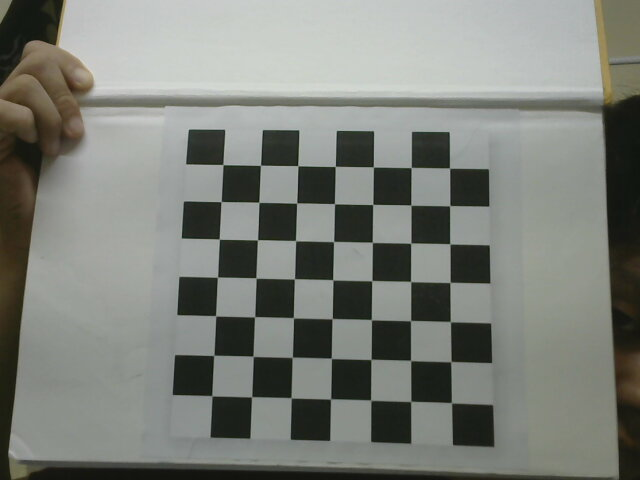
#> input picture Augmata_Mk2/calib_images/img01.jpg, 640 x 480 px; its folder holds only this picture in this run
$ python camera_calib.py
#> lines starting #> are read from the running program, lines starting #| are printed output that depends on the picture; after the words box and inside, x2 and y2 are one past the last pixel; in counts of white or black regions, pixels touching at a corner belong together
#By njanuridh - github - https://github.com/njanirudh/Aruco_Tracker/blob/master/
import numpy as np
import cv2
import glob


WAIT_TIME = 10
# termination criteria
criteria = (cv2.TERM_CRITERIA_EPS + cv2.TERM_CRITERIA_MAX_ITER, 30, 0.001)

# prepare object points, like (0,0,0), (1,0,0), (2,0,0) ....,(6,5,0)
objp = np.zeros((6*7,3), np.float32)
objp[:,:2] = np.mgrid[0:7,0:6].T.reshape(-1,2)

# Arrays to store object points and image points from all the images.
objpoints = [] # 3d point in real world space
imgpoints = [] # 2d points in image plane.

images = glob.glob('calib_images/*.jpg')

for fname in images:
    img = cv2.imread(fname)
#> img is the input picture: shape (480, 640, 3); mean B, G, R 121.2, 127.7, 124.6
    gray = cv2.cvtColor(img,cv2.COLOR_BGR2GRAY)
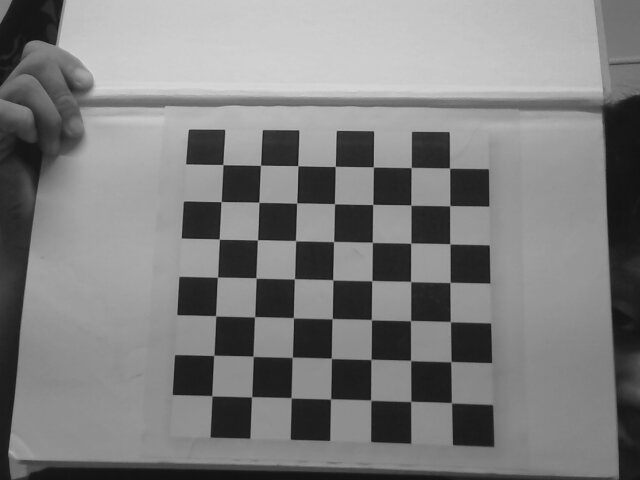
#> gray: shape (480, 640); min 16, max 215, mean 126.1

    # Find the chess board corners
    ret, corners = cv2.findChessboardCorners(gray, (7,6),None)
#> ret = True; corners = 42 rows, first 8: [411.1, 167.5], [410.7, 205], [410.6, 243.1], [410.7, 281.4], [410.6, 320.4], [410.3, 360.4], [411.2, 401.3], [373.3, 166.9]

    # If found, add object points, image points (after refining them)
    if ret == True:
        objpoints.append(objp)

        corners2 = cv2.cornerSubPix(gray,corners,(11,11),(-1,-1),criteria)
#> corners2 = 42 rows, first 8: [411.2, 167.5], [410.9, 205.1], [410.8, 243.1], [410.6, 281.5], [410.5, 320.6], [410.6, 360.5], [410.8, 401.4], [373.4, 166.9]
        imgpoints.append(corners2)

        # Draw and display the corners
        img = cv2.drawChessboardCorners(img, (7,6), corners2,ret)
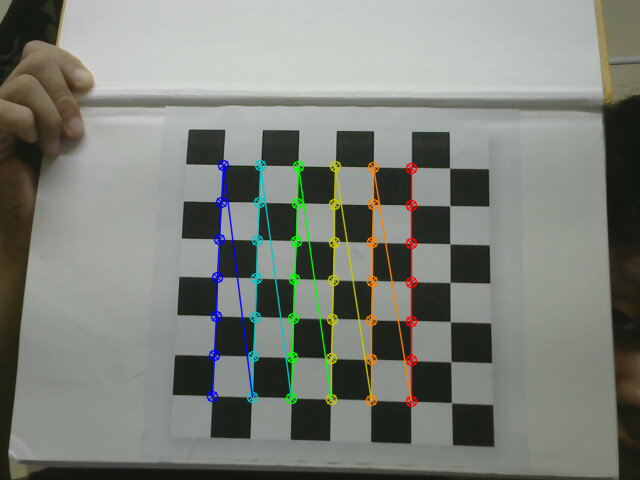
#> img: shape (480, 640, 3); 3.56% of pixels changed, all inside (x1, y1, x2, y2) = (206, 159, 418, 408)
        cv2.imshow('img',img)
        cv2.waitKey(WAIT_TIME)

cv2.destroyAllWindows()
ret, mtx, dist, rvecs, tvecs = cv2.calibrateCamera(objpoints, imgpoints, gray.shape[::-1],None,None)
#> ret = 0.149; mtx = [[413.4, 0, 340], [0, 410.1, 219.7], [0, 0, 1]]; dist = [[-0.0199, 0.314, -0.00719, 0.00519, -0.571]]; rvecs = ([-0.0706, 0.0887, 1.59],); tvecs = ([1.88, -1.38, 10.93],)

"""
print (mtx)
data = {"camera_matrix": mtx.tolist(), "dist_coeff": dist.tolist()}
fname = "calib_images/data.yaml"
with open(fname, "w") as f:
    yaml.dump(data, f)
print("Calibration Successful ! Written values to a file !")
"""

cv_file = cv2.FileStorage("test.yaml", cv2.FILE_STORAGE_WRITE)
cv_file.write("camera_matrix", mtx)
cv_file.write("dist_coeff", dist)
# note you *release* you don't close() a FileStorage object
cv_file.release()

$ run again, on Augmata_Mk2/calib_images/img05.jpg
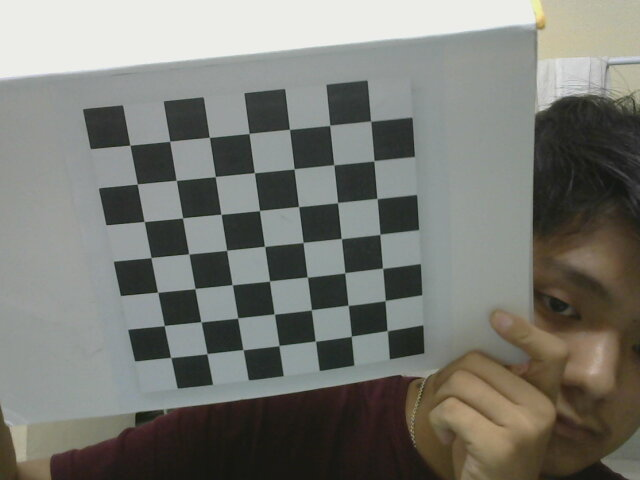
#> input picture Augmata_Mk2/calib_images/img05.jpg, 640 x 480 px
#> img is the input picture: shape (480, 640, 3); mean B, G, R 114.1, 120.6, 120
#> `gray = cv2.cvtColor(img,cv2.COLOR_BGR2GRAY)`:
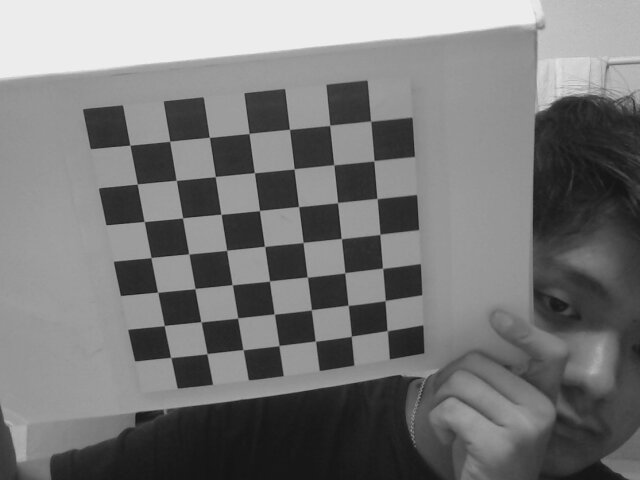
#> gray: shape (480, 640); min 16, max 241, mean 119.7
#> `ret, corners = cv2.findChessboardCorners(gray, (7,6),None)`: ret = True; corners = 42 rows, first 8: [329.5, 125.4], [333.2, 165.4], [337.7, 203], [341.4, 238.3], [344.4, 272.7], [347.9, 305.3], [350.9, 336.2], [289.4, 129.2]
#> corners2 = 42 rows, first 8: [329.7, 125.3], [333.7, 164.8], [337.6, 202.6], [341.3, 238.6], [344.8, 272.8], [348.2, 305.3], [351.3, 336.3], [289.5, 129.4]
#> `img = cv2.drawChessboardCorners(img, (7,6), corners2,ret)`:
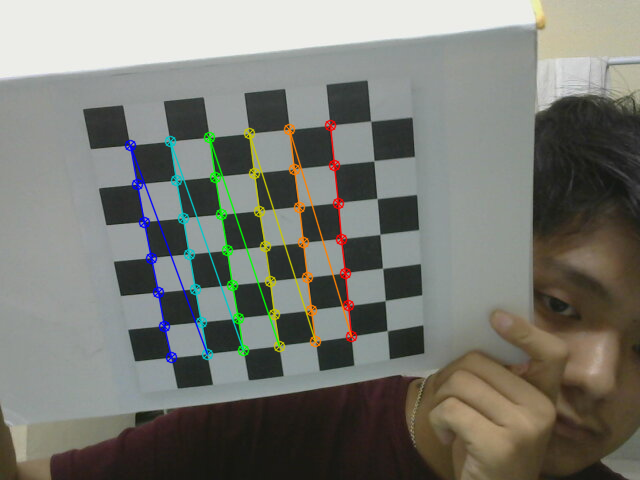
#> img: shape (480, 640, 3); 3.36% of pixels changed, all inside (x1, y1, x2, y2) = (124, 119, 358, 364)
#> `ret, mtx, dist, rvecs, tvecs = cv2.calibrateCamera(objpoints, imgpoint..`: ret = 0.387; mtx = [[720.2, 0, 348.5], [0, 661.7, 282.7], [0, 0, 1]]; dist = [[0.527, -6.31, -0.0481, 0.0399, 22.26]]; rvecs = ([0.0834, -0.29, 1.45],); tvecs = ([-0.488, -4.15, 18.23],)

$ run again, on Augmata_Mk2/calib_images/img02.jpg
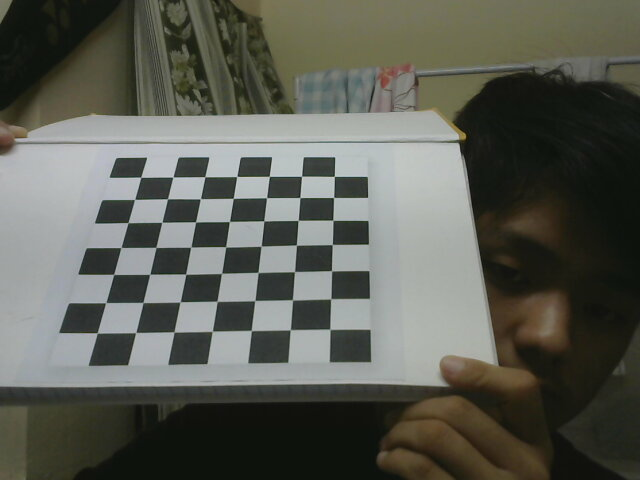
#> input picture Augmata_Mk2/calib_images/img02.jpg, 640 x 480 px
#> img is the input picture: shape (480, 640, 3); mean B, G, R 84.5, 93.1, 91.2
#> `gray = cv2.cvtColor(img,cv2.COLOR_BGR2GRAY)`:
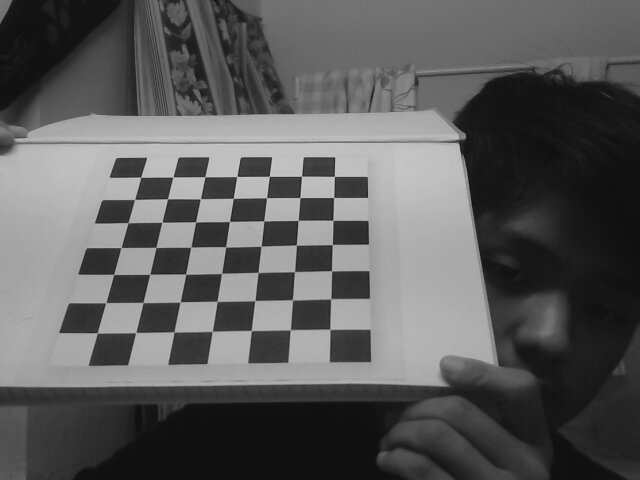
#> gray: shape (480, 640); min 12, max 205, mean 91.6
#> `ret, corners = cv2.findChessboardCorners(gray, (7,6),None)`: ret = True; corners = 42 rows, first 8: [301.5, 176.2], [300, 197.4], [297.9, 220.5], [296.4, 244.9], [294.2, 272], [292.2, 299.7], [289.9, 330], [269.3, 176.3]
#> corners2 = 42 rows, first 8: [301.5, 176.3], [299.9, 197.6], [298.1, 220.4], [296.4, 245.1], [294.5, 271.6], [292.5, 299.8], [290.3, 329.7], [269.3, 176.4]
#> `img = cv2.drawChessboardCorners(img, (7,6), corners2,ret)`:
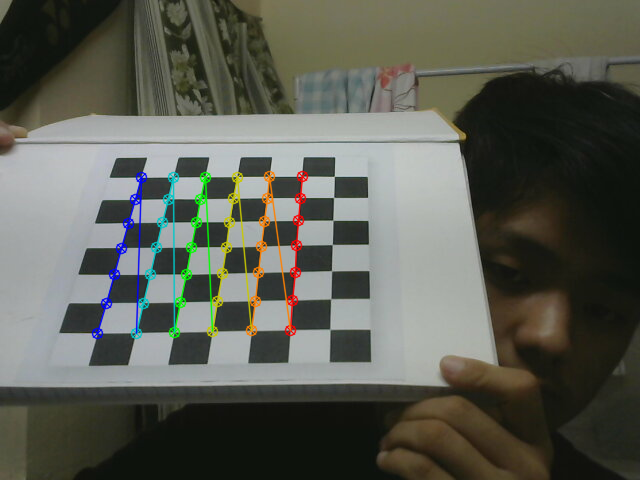
#> img: shape (480, 640, 3); 2.75% of pixels changed, all inside (x1, y1, x2, y2) = (91, 170, 309, 340)
#> `ret, mtx, dist, rvecs, tvecs = cv2.calibrateCamera(objpoints, imgpoint..`: ret = 0.728; mtx = [[1193.5, 0, 313], [0, 1245.2, 244], [0, 0, 1]]; dist = [[1.49, -75.44, 0.167, 0.00448, 1290.8]]; rvecs = ([-0.6, 0.662, 1.51],); tvecs = ([-0.339, -2.02, 36.18],)

$ run again, on Augmata_Mk2/calib_images/img03.jpg
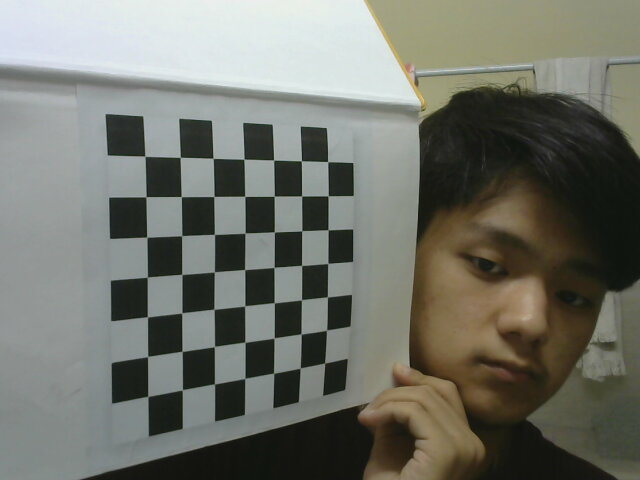
#> input picture Augmata_Mk2/calib_images/img03.jpg, 640 x 480 px
#> img is the input picture: shape (480, 640, 3); mean B, G, R 106, 114.7, 112.9
#> `gray = cv2.cvtColor(img,cv2.COLOR_BGR2GRAY)`:
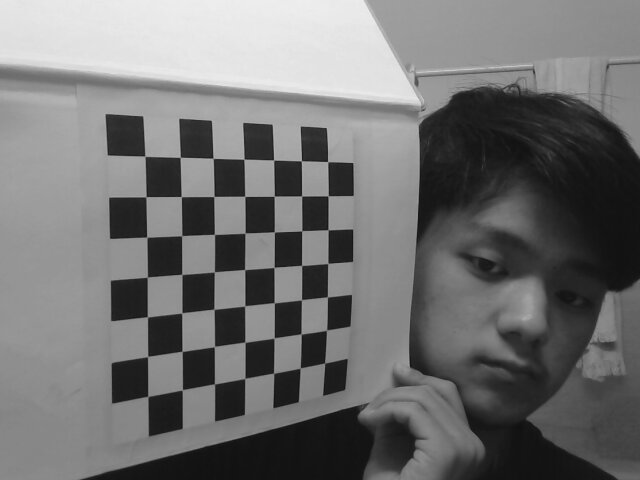
#> gray: shape (480, 640); min 12, max 240, mean 113.2
#> `ret, corners = cv2.findChessboardCorners(gray, (7,6),None)`: ret = True; corners = 42 rows, first 8: [301.4, 160.9], [301.7, 196], [301.8, 230.8], [301.5, 265.5], [301.7, 299.8], [300.9, 333.7], [300.1, 368.2], [273.5, 160]
#> corners2 = 42 rows, first 8: [301.4, 160.8], [301.6, 196], [301.7, 230.8], [301.6, 265.4], [301.5, 299.8], [301.2, 333.9], [300.2, 368.1], [273.7, 160]
#> `img = cv2.drawChessboardCorners(img, (7,6), corners2,ret)`:
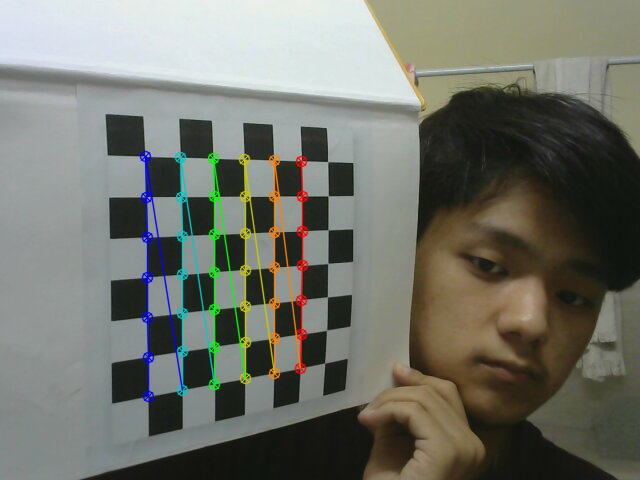
#> img: shape (480, 640, 3); 3.41% of pixels changed, all inside (x1, y1, x2, y2) = (139, 150, 309, 403)
#> `ret, mtx, dist, rvecs, tvecs = cv2.calibrateCamera(objpoints, imgpoint..`: ret = 0.251; mtx = [[722.6, 0, 339.5], [0, 803.8, 258.1], [0, 0, 1]]; dist = [[0.648, -9.59, 0.0111, -0.00923, 55.51]]; rvecs = ([-0.4, -0.551, 1.49],); tvecs = ([-1.2, -2.78, 23.06],)

$ run again, on Augmata_Mk2/calib_images/img04.jpg
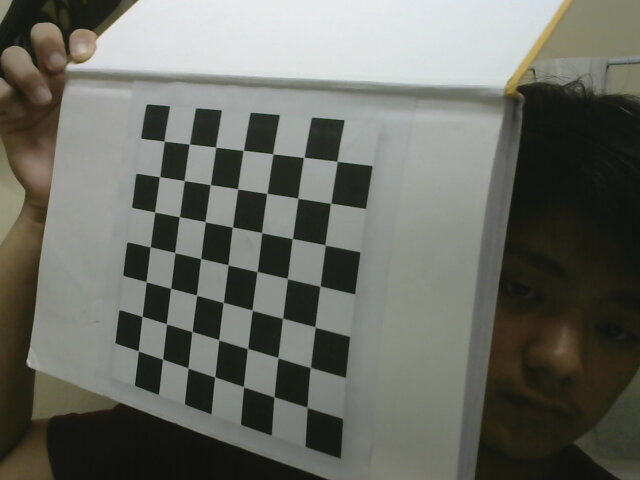
#> input picture Augmata_Mk2/calib_images/img04.jpg, 640 x 480 px
#> img is the input picture: shape (480, 640, 3); mean B, G, R 98.9, 106.8, 104.9
#> `gray = cv2.cvtColor(img,cv2.COLOR_BGR2GRAY)`:
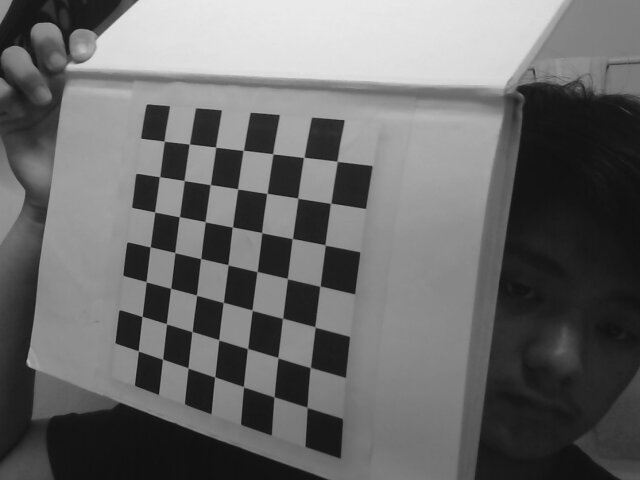
#> gray: shape (480, 640); min 12, max 234, mean 105.4
#> `ret, corners = cv2.findChessboardCorners(gray, (7,6),None)`: ret = True; corners = 42 rows, first 8: [164, 141.1], [189.3, 144.1], [215.7, 147.2], [243.3, 150.4], [272.8, 153.9], [303.7, 157.4], [337, 161.1], [159.5, 176.6]
#> corners2 = 42 rows, first 8: [164.2, 141.2], [189.3, 144], [215.6, 147.2], [243.3, 150.4], [272.8, 153.8], [303.7, 157.4], [337.2, 161.3], [159.5, 176.7]
#> `img = cv2.drawChessboardCorners(img, (7,6), corners2,ret)`:
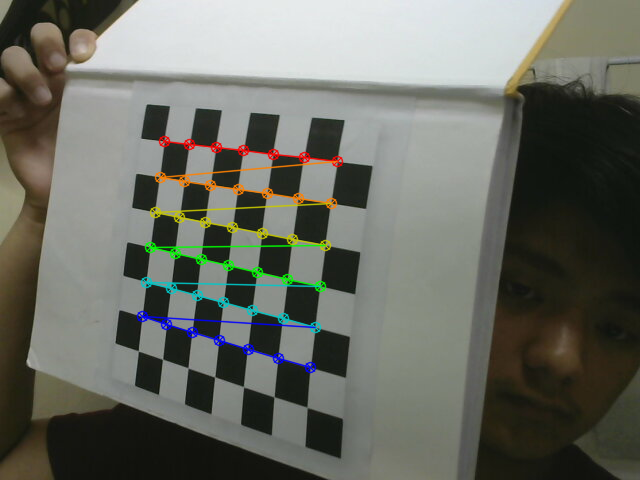
#> img: shape (480, 640, 3); 2.94% of pixels changed, all inside (x1, y1, x2, y2) = (136, 135, 344, 374)
#> `ret, mtx, dist, rvecs, tvecs = cv2.calibrateCamera(objpoints, imgpoint..`: ret = 0.242; mtx = [[557.4, 0, 355], [0, 619, 230], [0, 0, 1]]; dist = [[-0.31, 2.23, -0.00856, 0.0344, -5.27]]; rvecs = ([-0.0302, 0.357, 0.15],); tvecs = ([-6.03, -2.47, 16.72],)
